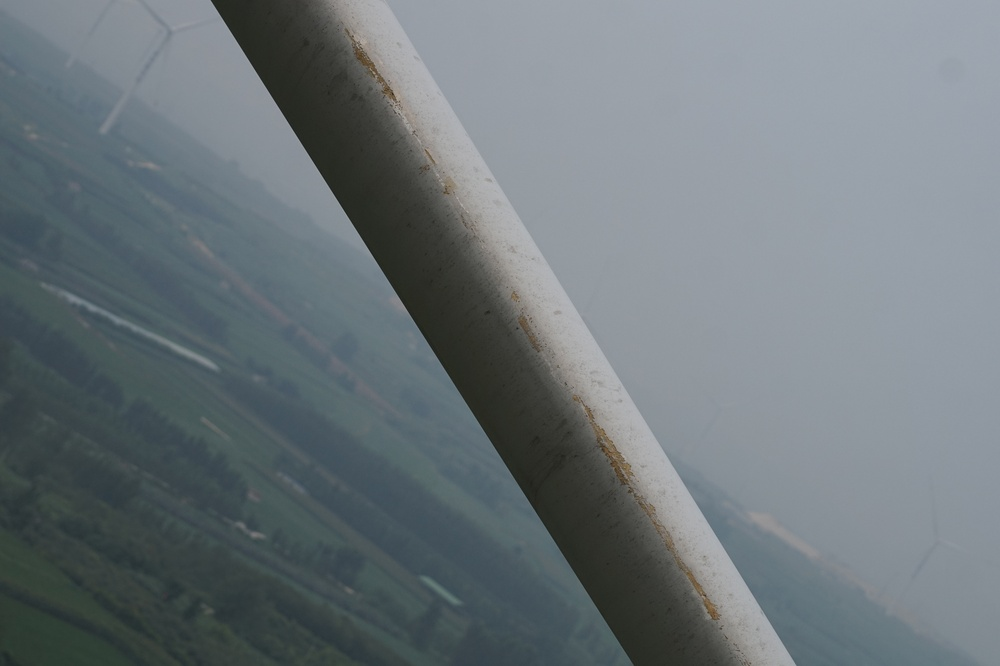
#> input picture image.jpg, 1000 x 666 px, shrunk from 5456 x 3632 before the run
$ python gabor.py image.jpg
#> lines starting #> are read from the running program, lines starting #| are printed output that depends on the picture; after the words box and inside, x2 and y2 are one past the last pixel; in counts of white or black regions, pixels touching at a corner belong together
import numpy as np
from scipy import ndimage
import matplotlib.pyplot as plt
from matplotlib.patches import Circle
import matplotlib.image as mpimg  # For imread


# -----------------------------
# Gabor Filter Functions
# -----------------------------
def gabor_kernel(size, sigma, theta, lambda_, gamma, psi=0):
    """Create a 2D Gabor kernel."""
    size = int(size)
    y, x = np.mgrid[-size : size + 1, -size : size + 1]
    x_theta = x * np.cos(theta) + y * np.sin(theta)
    y_theta = -x * np.sin(theta) + y * np.cos(theta)
    gb = np.exp(-(x_theta**2 + gamma**2 * y_theta**2) / (2 * sigma**2)) * np.cos(
        2 * np.pi * x_theta / lambda_ + psi
    )
    return gb


def apply_gabor_filters(img_gray, size=15, sigma=3.0, lambda_=8.0, gamma=0.5):
    """Apply horizontal and vertical Gabor filters."""
    kernel_h = gabor_kernel(size, sigma, 0, lambda_, gamma)
    kernel_v = gabor_kernel(size, sigma, np.pi / 2, lambda_, gamma)

    response_h = ndimage.convolve(img_gray, kernel_h, mode="reflect")
    response_v = ndimage.convolve(img_gray, kernel_v, mode="reflect")

    # Combine responses (energy where both orientations are strong)
    combined = np.sqrt(response_h**2 + response_v**2)
    combined = (combined - combined.min()) / (combined.max() - combined.min() + 1e-8)
    return combined


def detect_regions_auto(response_map, threshold=0.6):
    """Threshold-based automatic detection."""
    mask = response_map > threshold
    mask = ndimage.binary_opening(mask, structure=np.ones((5, 5)))
    mask = ndimage.binary_closing(mask, structure=np.ones((5, 5)))
    return mask


def detect_regions_with_click(response_map, click_point, tolerance=0.12):
    """Flood-fill from user click using response value tolerance."""
    from scipy.ndimage import label, find_objects

    seed_val = response_map[click_point[1], click_point[0]]
    mask = np.abs(response_map - seed_val) <= tolerance

    labeled, num_features = label(mask)
    component_id = labeled[click_point[1], click_point[0]]
    if component_id == 0:
        return np.zeros_like(mask, dtype=bool)

    region_mask = labeled == component_id
    return region_mask


# -----------------------------
# Main Script
# -----------------------------
def main(image_path, click_mode=False):
    # Load image
#> called with image_path = 'image.jpg', click_mode = False
    img = mpimg.imread(image_path)
#> img is the input picture: shape (666, 1000, 3); mean R, G, B 108.8, 117.9, 122.4
    if img.ndim == 3:
        img_gray = np.dot(
            img[..., :3], [0.2989, 0.5870, 0.1140]
        )  # Convert to grayscale
    else:
        img_gray = img

    img_gray = img_gray.astype(np.float32)
    h, w = img_gray.shape
#> h = 666; w = 1000

    # Apply Gabor filters
    response_map = apply_gabor_filters(
        img_gray, size=21, sigma=4.0, lambda_=10.0, gamma=0.5
    )
#> in apply_gabor_filters, `response_h = ndimage.convolve(img_gray, kernel_h, mode="reflect")`:
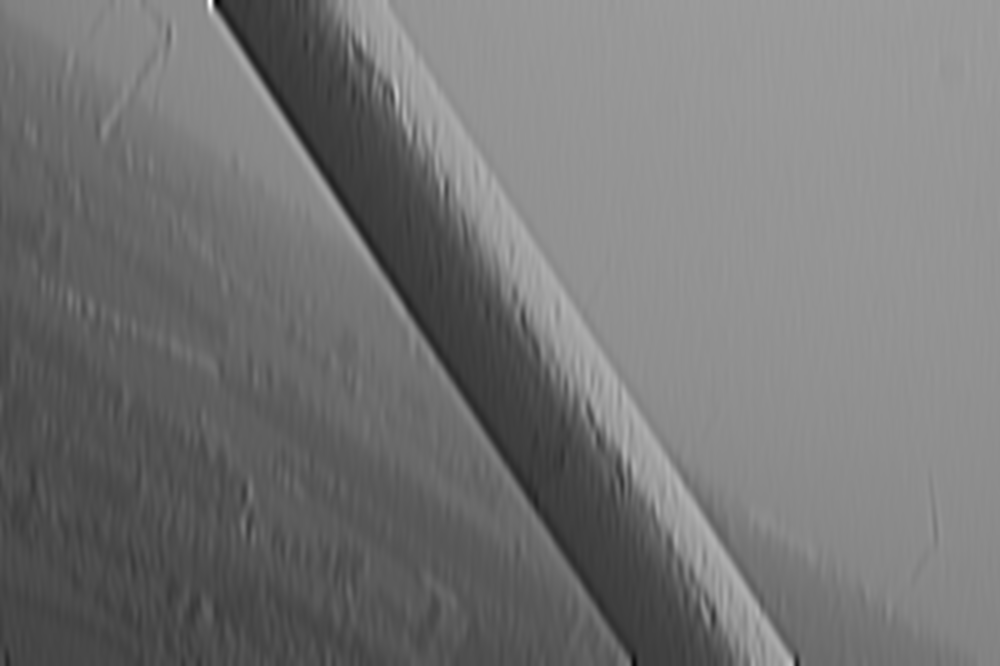
#> response_h: shape (666, 1000) float32; min -334.4, max 2530.8, mean 981.5; drawn with min black and max white
#> in apply_gabor_filters, `response_v = ndimage.convolve(img_gray, kernel_v, mode="reflect")`:
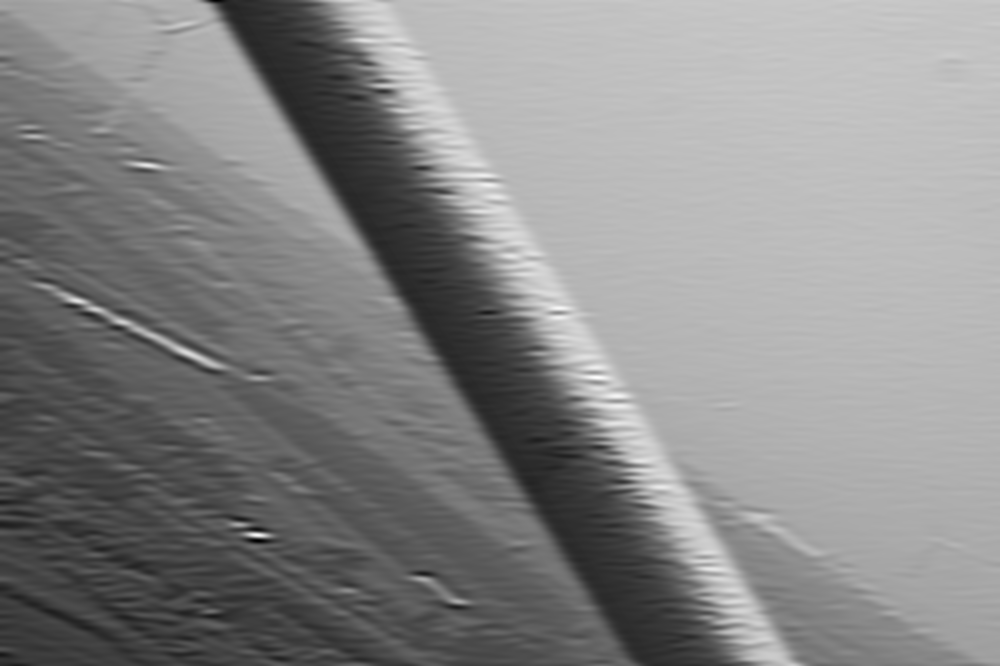
#> response_v: shape (666, 1000) float32; min 56.17, max 1792.5, mean 981.5; drawn with min black and max white

    # Auto detection
    mask_auto = detect_regions_auto(response_map, threshold=0.55)
#> in detect_regions_auto, `mask = response_map > threshold`:
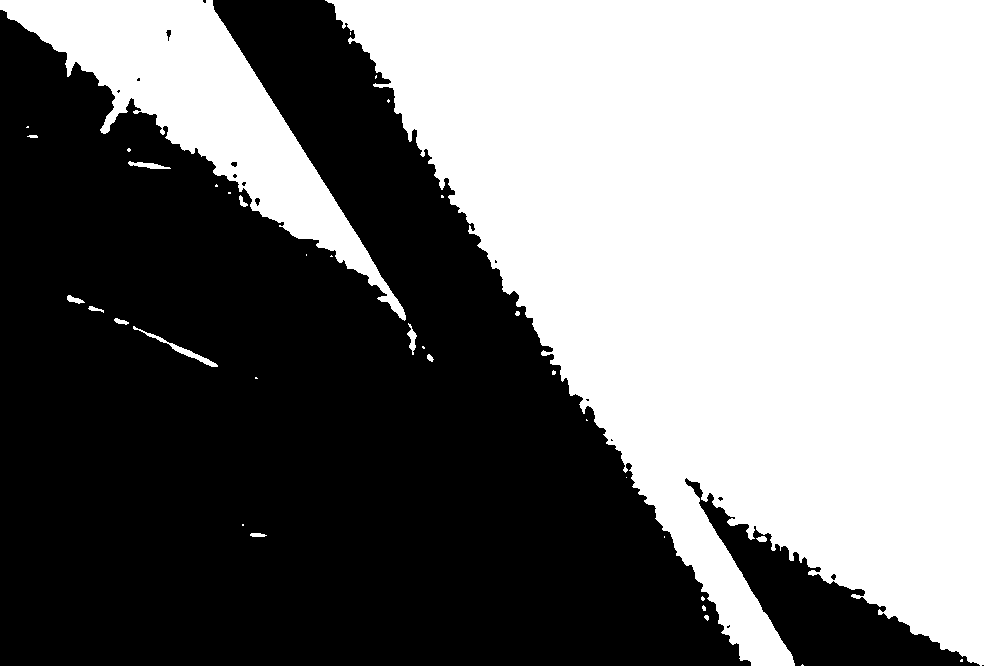
#> mask: shape (666, 1000) bool; 49.2% white; 36 white regions (21 under 20 px), largest, box (x1, y1, x2, y2) and area: (325, 0, 1000, 666) 291849, (0, 0, 406, 321) 34763, (133, 326, 218, 367) 377
#> in detect_regions_auto, `mask = ndimage.binary_opening(mask, structure=np.ones((5, 5)))`:
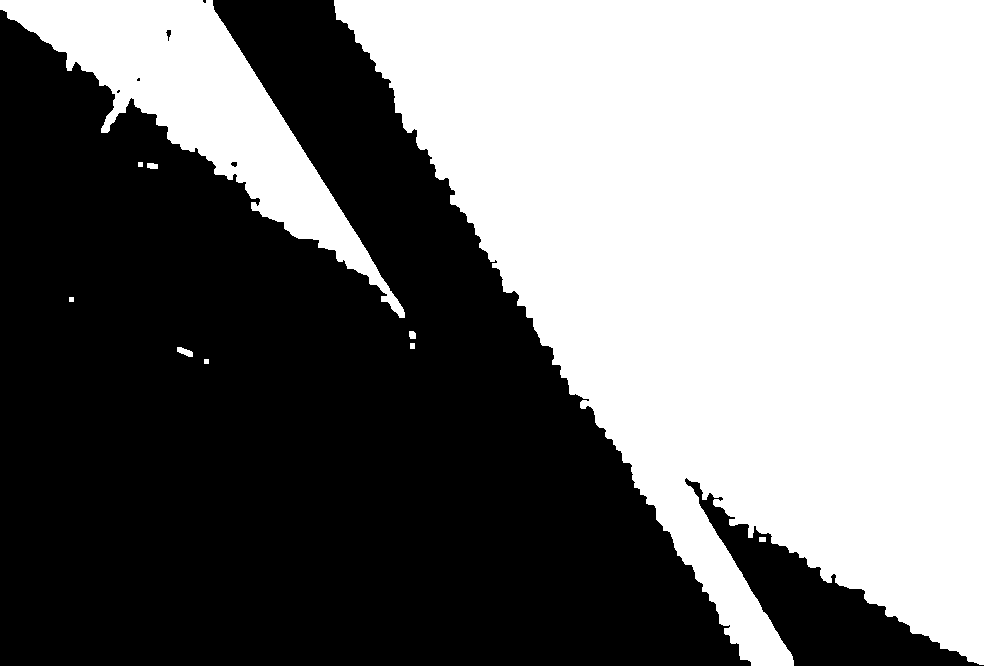
#> mask: shape (666, 1000) bool; 48.9% white; 10 white regions, largest, box (x1, y1, x2, y2) and area: (334, 0, 1000, 666) 291010, (0, 0, 405, 318) 34522, (177, 347, 193, 357) 97
#> in detect_regions_auto, `mask = ndimage.binary_closing(mask, structure=np.ones((5, 5)))`:
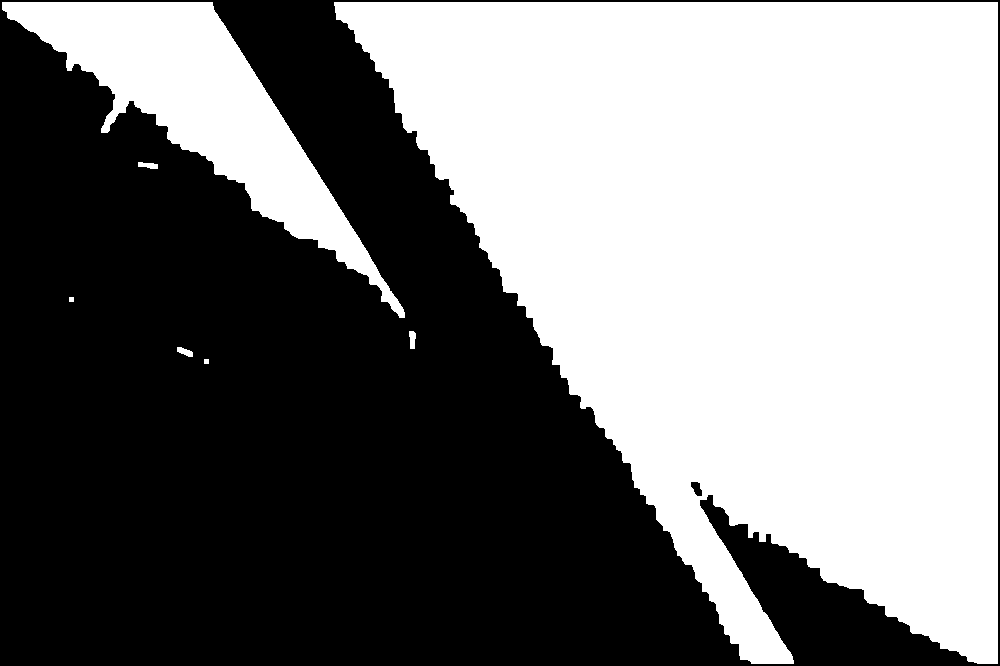
#> mask: shape (666, 1000) bool; 48.5% white; 7 white regions, largest, box (x1, y1, x2, y2) and area: (334, 2, 998, 664) 288550, (2, 2, 405, 318) 34277, (409, 331, 416, 349) 101

    # Interactive click mode
    mask_click = None
    click_point = None
    if click_mode:
        plt.figure(figsize=(10, 8))
        plt.imshow(img_gray, cmap="gray")
        plt.title("Click on a region with 90-degree textile pattern")
        plt.axis("off")
        click = plt.ginput(1, timeout=0)[0]  # Wait for one click
        plt.close()

        click_point = (int(click[0]), int(click[1]))
        if 0 <= click_point[0] < w and 0 <= click_point[1] < h:
            mask_click = detect_regions_with_click(
                response_map, click_point, tolerance=0.15
            )
        else:
            print("Click outside image bounds.")
            mask_click = np.zeros_like(mask_auto)

    # -----------------------------
    # Visualization
    # -----------------------------
    fig, axs = plt.subplots(1, 4 if mask_click is not None else 3, figsize=(16, 5))

    axs[0].imshow(img_gray, cmap="gray")
    axs[0].set_title("Original Grayscale")
    axs[0].axis("off")

    axs[1].imshow(response_map, cmap="hot")
    axs[1].set_title("Gabor Response Map")
    axs[1].axis("off")

    axs[2].imshow(img_gray, cmap="gray")
    axs[2].imshow(mask_auto, cmap="Greens", alpha=0.5)
    axs[2].set_title("Auto Detected Regions")
    axs[2].axis("off")

    if mask_click is not None:
        axs[3].imshow(img_gray, cmap="gray")
        axs[3].imshow(mask_click, cmap="Blues", alpha=0.6)
        axs[3].plot(
            click_point[0], click_point[1], "r+", markersize=15, markeredgewidth=2
        )
        axs[3].set_title("Click-Based Region")
        axs[3].axis("off")

    plt.tight_layout()
    plt.show()

    # Optional: Save results
    # plt.imsave('mask_auto.png', mask_auto, cmap='gray')
    # if mask_click is not None:
    #     plt.imsave('mask_click.png', mask_click, cmap='gray')


# -----------------------------
# Run
# -----------------------------
if __name__ == "__main__":
    import sys

    if len(sys.argv) < 2:
        print("Usage: python gabor.py <image_path> [--click]")
        sys.exit(1)

    image_path = sys.argv[1]
    click_mode = "--click" in sys.argv

    main(image_path, click_mode=click_mode)
